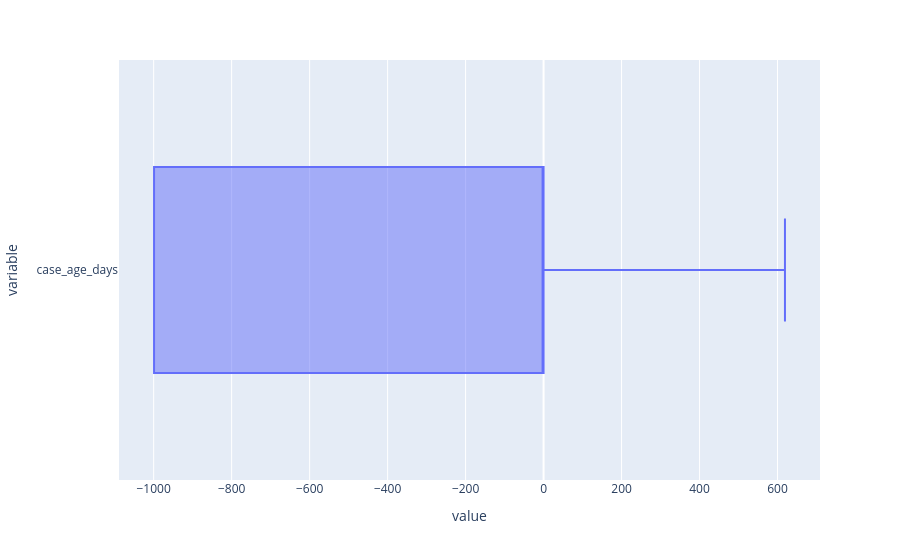

Source (notebook cell):
### Code cell
px.box(datasd.loc[(datasd['service_name'] == 'Other') & (datasd['referred'].notna()) & (datasd['referred'].isin(other_referrals[:N].index)), 'case_age_days'], orientation='h')

### Figure 1 — Plotly figure (JSON) as saved in the notebook; plotly's stock layout.template omitted (floating-point values rounded to 4 significant figures; data arrays with more than 128 entries replaced by an {"elided": "..."} marker saying what was removed)
{"data": [{"alignmentgroup": "True", "hovertemplate": "value=%{x}<br>variable=%{y}<extra></extra>", "legendgroup": "", "marker": {"color": "#636efa"}, "name": "", "notched": false, "offsetgroup": "", "orientation": "h", "showlegend": false, "type": "box", "x": {"elided": "78611 int values"}, "x0": " ", "xaxis": "x", "y": {"elided": "78611 str values"}, "y0": " ", "yaxis": "y"}], "layout": {"boxmode": "group", "legend": {"tracegroupgap": 0}, "margin": {"t": 60}, "xaxis": {"anchor": "y", "domain": [0, 1], "title": {"text": "value"}}, "yaxis": {"anchor": "x", "domain": [0, 1], "title": {"text": "variable"}}}}
